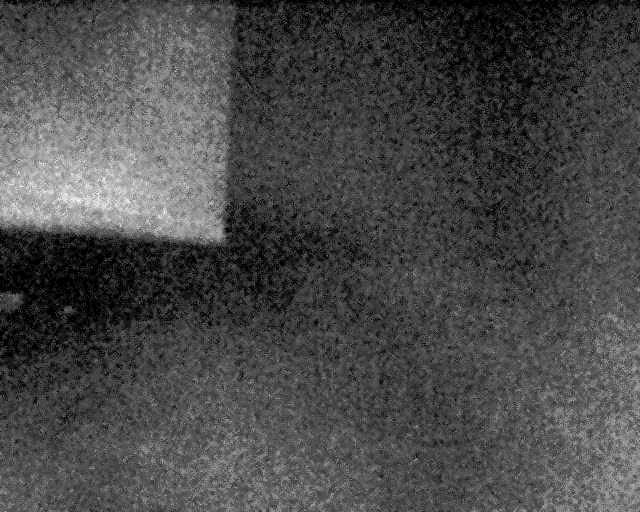
#> input picture csi_snapshot.jpg, 640 x 512 px
$ python -i motion_detector.py   (imports and definitions only)
#> lines starting #> are read from the running program, lines starting #| are printed output that depends on the picture; after the words box and inside, x2 and y2 are one past the last pixel; in counts of white or black regions, pixels touching at a corner belong together
#> further down, picture is the input picture: shape (512, 640, 3); min 0, max 22, mean 6.3
import cv2
import numpy as np

class MotionDetector:
    """
    Клас для детектування руху на послідовності кадрів за допомогою
    алгоритму віднімання фону.
    """
    def __init__(self, min_contour_area=500, scale_factor=0.5, var_threshold=70):
        """
        Ініціалізація детектора руху.

        :param min_contour_area: Мінімальна площа контуру, яка вважається рухом.
                                 Це допомагає відфільтрувати дрібний шум.
        :param scale_factor: Коефіцієнт масштабування кадру для аналізу (0.5 = 50%).
                             Зменшення кадру значно прискорює детекцію.
        :param var_threshold: Поріг для віднімача фону. Більші значення роблять детектор менш чутливим.
        """
        # Створюємо віднімач фону. MOG2 - це ефективний і поширений алгоритм.
        # history: кількість кадрів для побудови моделі фону.
        # varThreshold: поріг для визначення, чи є піксель частиною фону.
        self.var_threshold = var_threshold
        self.backSub = cv2.createBackgroundSubtractorMOG2(history=500, varThreshold=self.var_threshold, detectShadows=False)
        self.min_contour_area = min_contour_area
        self.scale_factor = scale_factor

    def detect(self, frame):
        """
        Виявляє рух на поточному кадрі та малює прямокутники навколо рухомих об'єктів.

        :param frame: Вхідний кадр для аналізу.
        :return: Кортеж (frame, motion_detected), де:
                 - frame: кадр з намальованими прямокутниками.
                 - motion_detected: True, якщо рух було виявлено, інакше False.
        """
        # 1. Зменшуємо кадр для прискорення обробки.
        height, width = frame.shape[:2]
#> height = 512; width = 640
        resized_frame = cv2.resize(frame, (0, 0), fx=self.scale_factor, fy=self.scale_factor, interpolation=cv2.INTER_AREA)

        # 2. Застосовуємо розмиття для зменшення шуму і підвищення продуктивності.
        # Це допомагає віднімачу фону генерувати менше помилкових контурів.
        blurred_frame = cv2.GaussianBlur(resized_frame, (5, 5), 0)
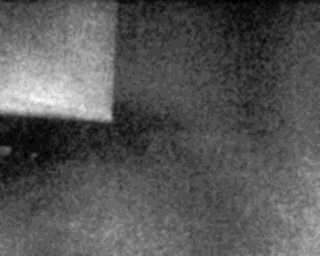
#> blurred_frame: shape (256, 320, 3); min 0, max 19, mean 6.45; drawn with min black and max white

        # 3. Застосовуємо віднімач фону, щоб отримати "маску" руху.
        # Маска буде білою там, де є рух, і чорною, де його немає.
        fgMask = self.backSub.apply(blurred_frame)
#> fgMask: shape (256, 320); every value is 255

        # 3.1. Очищення маски від шуму за допомогою морфологічних операцій.
        # MORPH_OPEN видаляє дрібні білі "шуми".
        # MORPH_CLOSE заповнює "дірки" всередині об'єктів.
        kernel = np.ones((5, 5), np.uint8)
        fgMask = cv2.morphologyEx(fgMask, cv2.MORPH_OPEN, kernel, iterations=1)
        fgMask = cv2.morphologyEx(fgMask, cv2.MORPH_CLOSE, kernel, iterations=2)
        # 4. Знаходимо контури на масці руху.
        # Контури - це безперервні криві, що окреслюють об'єкти.
        contours, _ = cv2.findContours(fgMask, cv2.RETR_EXTERNAL, cv2.CHAIN_APPROX_SIMPLE)
#> contours = [[[0, 0], [0, 255], [319, 255], [319, 0]]]

        motion_detected = False

        # 4. Ітеруємо по знайдених контурах.
        for contour in contours:
            # 5. Якщо площа контуру занадто мала, ігноруємо його (це, ймовірно, шум).
            if cv2.contourArea(contour) < self.min_contour_area:
                continue

            # 6. Отримуємо координати обмежуючого прямокутника на зменшеному кадрі.
            (x, y, w, h) = cv2.boundingRect(contour)
            # 7. Масштабуємо координати назад до розміру оригінального кадру.
            x, y, w, h = int(x / self.scale_factor), int(y / self.scale_factor), int(w / self.scale_factor), int(h / self.scale_factor)
            cv2.rectangle(frame, (x, y), (x+w, y+h), (0, 255, 255), 2)
            motion_detected = True
#> this loop made 1 pass
#> (contour, x, y, w, h, motion_detected) on pass 1: ([[0, 0], [0, 255], [319, 255], [319, 0]], 0, 0, 640, 512, True)
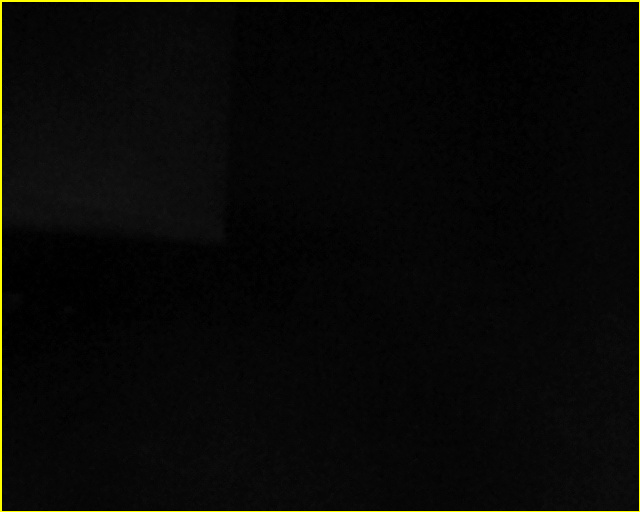
#> frame: shape (512, 640, 3); 1.05% of pixels changed, all inside (x1, y1, x2, y2) = (0, 0, 640, 512)

        return frame, motion_detected

    # [42 lines left out: function detect_and_draw, not called in this run]

    def reset(self):
        """Скидає стан віднімача фону."""
        self.backSub = cv2.createBackgroundSubtractorMOG2(history=500, varThreshold=self.var_threshold, detectShadows=False)

>>> import cv2
>>> picture = cv2.imread('csi_snapshot.jpg')
>>> result = MotionDetector().detect(picture)
